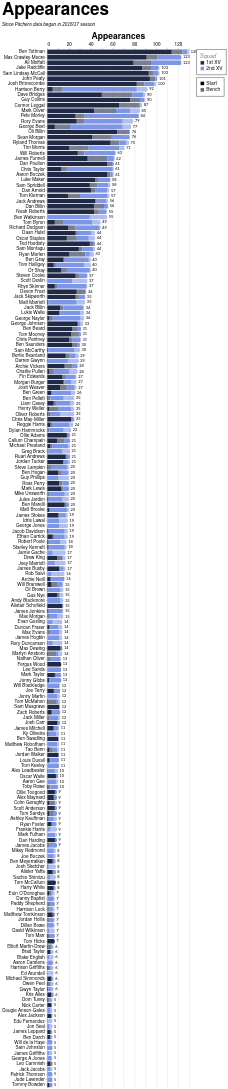

This figure's Vega-Lite source:
### Vega-Lite specification from a JSON file in a GitHub repository (floating-point values rounded to 4 significant figures; data arrays with more than 128 entries replaced by an {"elided": "..."} marker saying what was removed)
{"config": {"axis": {"labelFont": "PT Sans Narrow, Helvetica Neue, Helvetica, Arial, sans-serif", "titleFont": "PT Sans Narrow, Helvetica Neue, Helvetica, Arial, sans-serif", "labelFontSize": 13, "titleFontSize": 24, "gridColor": "#202947", "gridOpacity": 0.2, "zindex": 1}, "text": {"font": "Lato, sans-serif"}, "bar": {"cornerRadiusEnd": 5}, "header": {"labelFont": "PT Sans Narrow, Helvetica Neue, Helvetica, Arial, sans-serif", "titleFont": "PT Sans Narrow, Helvetica Neue, Helvetica, Arial, sans-serif", "labelFontSize": 24, "titleFontSize": 28, "labelFontWeight": "bold", "orient": "left"}, "legend": {"labelFont": "PT Sans Narrow, Helvetica Neue, Helvetica, Arial, sans-serif", "titleFont": "PT Sans Narrow, Helvetica Neue, Helvetica, Arial, sans-serif", "labelFontSize": 14, "titleFontSize": 16, "titlePadding": 5, "fillColor": "white", "strokeColor": "black", "padding": 10, "titleFontWeight": "lighter", "titleFontStyle": "italic", "titleColor": "gray", "offset": 10}, "title": {"font": "PT Sans Narrow, Helvetica Neue, Helvetica, Arial, sans-serif", "fontSize": 48, "fontWeight": "bold", "anchor": "start", "align": "center", "titlePadding": 20, "subtitlePadding": 10, "subtitleFontSize": 13, "subtitleColor": "", "subtitleFontStyle": "italic", "offset": 15, "color": "black"}, "axisX": {"labelAngle": 0}, "facet": {"title": null, "header": null, "align": {"row": "each", "column": "each"}, "spacing": 10}, "resolve": {"scale": {"y": "independent", "facet": "independent"}}, "background": "transparent", "scale": {"offsetBandPaddingOuter": 0.2, "offsetBandPaddingInner": 0.1}, "view": {"stroke": null, "background": "transparent"}}, "layer": [{"mark": {"type": "bar"}, "encoding": {"color": {"field": "squad", "legend": {"direction": "vertical", "labelExpr": "datum.value + ' XV'", "offset": 20, "orient": "right", "title": "Squad"}, "scale": {"domain": ["1st", "2nd"], "range": ["#202946", "#7d96e8"]}, "sort": ["1st", "2nd"], "type": "nominal"}, "opacity": {"field": "start", "legend": {"direction": "vertical", "offset": 20, "orient": "right", "title": null}, "scale": {"domain": ["Start", "Bench"], "range": [1.0, 0.6]}, "sort": ["Start", "Bench"], "type": "nominal"}, "order": {"field": "stack_order", "sort": "ascending", "type": "quantitative"}, "tooltip": [{"field": "player", "title": "Player", "type": "nominal"}, {"field": "squad", "title": "Squad", "type": "nominal"}, {"field": "start", "title": "Selection", "type": "nominal"}, {"aggregate": "sum", "field": "games", "title": "Games", "type": "quantitative"}, {"aggregate": "max", "field": "player_total", "title": "Total", "type": "quantitative"}], "x": {"aggregate": "sum", "axis": {"orient": "top", "title": "Appearances"}, "field": "games", "type": "quantitative"}, "y": {"field": "player", "sort": {"field": "player_total", "op": "max", "order": "descending"}, "title": null, "type": "nominal"}}}, {"mark": {"type": "text", "align": "left", "baseline": "middle", "color": "black", "dx": 4, "fontSize": 11}, "encoding": {"text": {"field": "total_games", "format": ".0f", "type": "quantitative"}, "x": {"axis": {"orient": "top", "title": "Appearances"}, "field": "total_games", "type": "quantitative"}, "y": {"field": "player", "sort": {"field": "player_total", "op": "max", "order": "descending"}, "title": null, "type": "nominal"}}, "transform": [{"aggregate": [{"op": "sum", "field": "games", "as": "total_games"}, {"op": "max", "field": "player_total", "as": "player_total"}], "groupby": ["player"]}]}], "data": {"name": "data-1ebeb0bdaa10f9f64d05681017107dd9"}, "height": {"step": 15}, "params": [{"name": "seasonParam", "value": []}, {"name": "gameTypesParam", "value": []}, {"name": "squadParam", "value": "All"}, {"name": "positionsParam", "value": []}, {"name": "minAppsParam", "value": 5}], "title": {"text": "Appearances", "subtitle": "Since Pitchero data began in 2016/17 season"}, "transform": [{"filter": "length(seasonParam) === 0 || indexof(seasonParam, datum.season) >= 0"}, {"filter": "length(gameTypesParam) === 0 || indexof(gameTypesParam, datum.game_type) >= 0"}, {"filter": "squadParam === \"All\" || datum.squad === squadParam"}, {"filter": "length(positionsParam) === 0 || indexof(positionsParam, datum.position) >= 0"}, {"joinaggregate": [{"op": "sum", "field": "games", "as": "player_total"}], "groupby": ["player"]}, {"filter": "datum.player_total >= minAppsParam"}], "width": 400, "$schema": "https://vega.github.io/schema/vega-lite/v5.20.1.json", "datasets": {"data-1ebeb0bdaa10f9f64d05681017107dd9": {"elided": "2423 records"}}}
